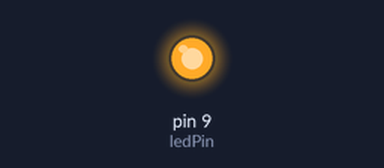
A sketch run on a simulated Arduino Uno, built with avr-gcc and run on an emulated ATmega328P. On the bench: output pins drawn as LEDs (lit = HIGH).

Above: at 1.5 s.
At 4.5 s:
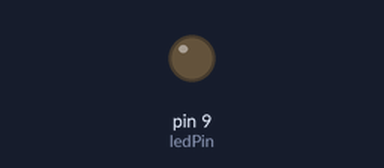
Timing chart, 0 to 7.8 s (numbered marks = the images above):
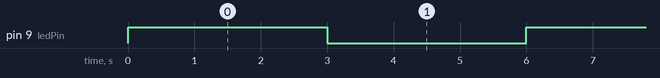

The sketch:

activity_5.ino
```cpp
const int ledPin = 9;


void setup() {
  // Init serial communication

  pinMode(ledPin, OUTPUT);

}

void loop() {

  digitalWrite(ledPin, HIGH);
  delay(3000);

  digitalWrite(ledPin, LOW);
  delay(3000);
}
```

Measured:
- by itself, pin 9 (ledPin): alternates HIGH for 3.0 s and LOW for 3.0 s
